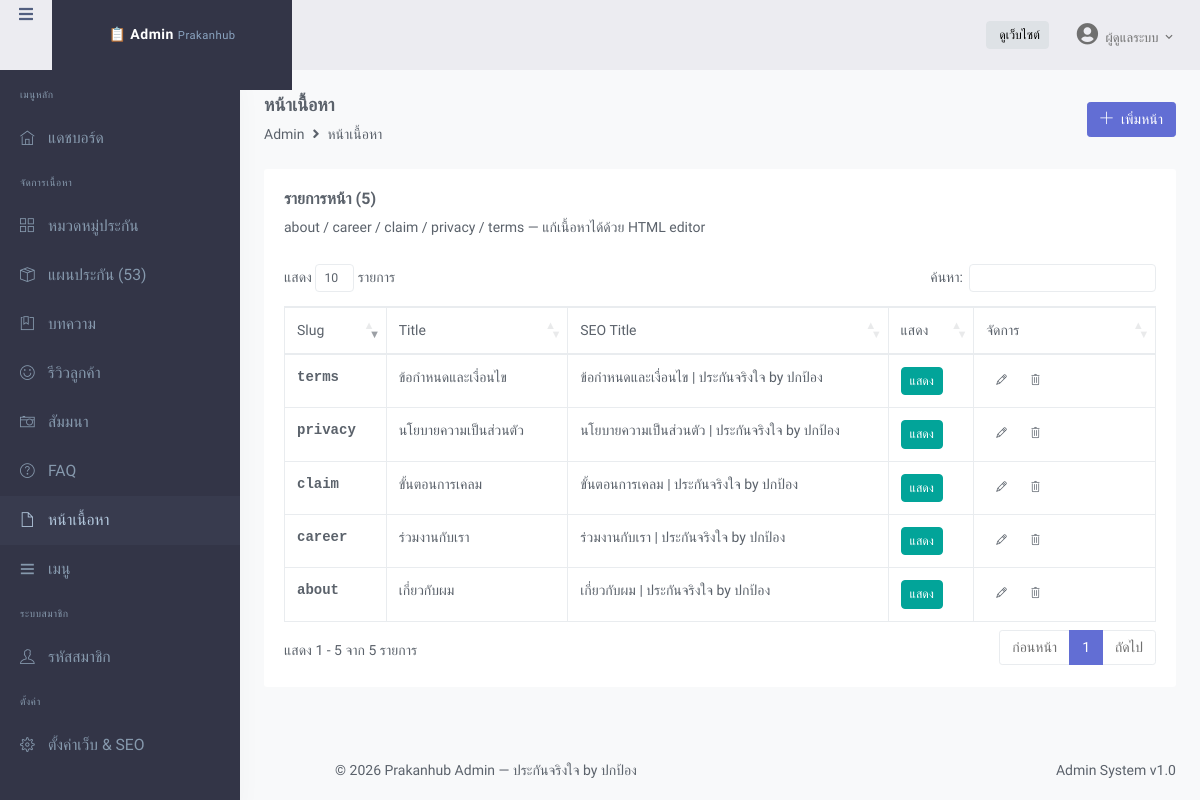
Page /admin/pages.php (signed in) on the committed database.
### tables this page shows
CREATE TABLE IF NOT EXISTS pages (
    id INT UNSIGNED AUTO_INCREMENT PRIMARY KEY,
    slug VARCHAR(100) NOT NULL UNIQUE,
    title VARCHAR(255) NOT NULL,
    content LONGTEXT NULL,
    seo_title VARCHAR(255) NULL,
    seo_desc VARCHAR(500) NULL,
    is_active TINYINT(1) NOT NULL DEFAULT 1,
    updated_at TIMESTAMP DEFAULT CURRENT_TIMESTAMP ON UPDATE CURRENT_TIMESTAMP
);

### admin/includes/auth.php (called while the page is built, shortened)
<?php
function admin_e(?string $s): string {
    return htmlspecialchars((string)$s, ENT_QUOTES, 'UTF-8');
}

### admin/pages.php (the view, shortened to what this page needs)
<?php
require_once __DIR__ . '/includes/auth.php';
$db = admin_db();
$edit = null;
$rows = $db->query('SELECT * FROM pages ORDER BY slug')->fetchAll();
include __DIR__ . '/includes/header.php';
?>
<div class="page-title-box">
    <div class="row align-items-center">
        <div class="col-md-8">
            <h6 class="page-title">หน้าเนื้อหา</h6>
            <ol class="breadcrumb m-0"><li class="breadcrumb-item"><a href="index.php">Admin</a></li><li class="breadcrumb-item active">หน้าเนื้อหา</li></ol>
        </div>
        <div class="col-md-4"><div class="float-end"><a href="pages.php?new=1" class="btn btn-primary waves-effect"><i class="ti ti-plus me-1"></i> เพิ่มหน้า</a></div></div>
    </div>
</div>
<?php if ($edit || isset($_GET['new'])): ?>
<?php $e = $edit ?: ['id' => 0, 'slug' => '', 'title' => '', 'content' => '', 'seo_title' => '', 'seo_desc' => '', 'is_active' => 1]; ?>
<div class="row">
    <div class="col-12">
        <div class="card">
            <div class="card-body">
                <h4 class="card-title"><?= $edit ? 'แก้ไขหน้า: ' . admin_e($edit['title']) : 'เพิ่มหน้าใหม่' ?></h4>
                <form method="post">
                    <input type="hidden" name="action" value="save">
                    <input type="hidden" name="id" value="<?= (int)$e['id'] ?>">
                    <div class="row">
                        <div class="col-md-6 mb-3"><label class="form-label">Slug <span class="required-flag">*</span></label><input type="text" class="form-control" name="slug" value="<?= admin_e($e['slug']) ?>" required placeholder="about, career, claim..."></div>
                        <div class="col-md-6 mb-3"><label class="form-label">Title <span class="required-flag">*</span></label><input type="text" class="form-control" name="title" value="<?= admin_e($e['title']) ?>" required></div>
                        <div class="col-12 mb-3">
                            <label class="form-label">เนื้อหา (HTML)</label>
                            <textarea class="form-control tinymce" name="content" rows="12"><?= admin_e($e['content']) ?></textarea>
                        </div>
                        <div class="col-md-6 mb-3"><label class="form-label">SEO Title</label><input type="text" class="form-control" name="seo_title" value="<?= admin_e($e['seo_title']) ?>"></div>
                        <div class="col-md-6 mb-3"><label class="form-label">SEO Description</label><input type="text" class="form-control" name="seo_desc" value="<?= admin_e($e['seo_desc']) ?>"></div>
                        <div class="col-12 mb-3"><div class="form-check form-switch"><input type="checkbox" class="form-check-input" name="is_active" id="p_active" value="1" <?= $e['is_active'] ? 'checked' : '' ?>><label class="form-check-label" for="p_active">แสดงผล</label></div></div>
                    </div>
                    <div class="mt-2">
                        <button type="submit" class="btn btn-primary waves-effect"><i class="ti ti-check me-1"></i> บันทึก</button>
                        <a href="pages.php" class="btn btn-secondary waves-effect">ยกเลิก</a>
                    </div>
                </form>
            </div>
        </div>
    </div>
</div>
<?php else: ?>
<div class="row">
    <div class="col-12">
        <div class="card">
            <div class="card-body">
                <h4 class="card-title">รายการหน้า (<?= count($rows) ?>)</h4>
                <p class="card-title-desc">about / career / claim / privacy / terms — แก้เนื้อหาได้ด้วย HTML editor</p>
                <div class="table-responsive">
                    <table class="table table-bordered dt-responsive nowrap datatable" style="width:100%">
                        <thead><tr><th>Slug</th><th>Title</th><th>SEO Title</th><th>แสดง</th><th style="width:140px">จัดการ</th></tr></thead>
                        <tbody>
                        <?php foreach ($rows as $r): ?>
                            <tr>
                                <td class="font-monospace fw-semibold"><?= admin_e($r['slug']) ?></td>
                                <td><?= admin_e($r['title']) ?></td>
                                <td class="text-truncate" style="max-width:240px"><?= admin_e($r['seo_title']) ?></td>
                                <td>
                                    <form method="post" class="d-inline">
                                        <button type="submit" class="btn btn-sm <?= $r['is_active'] ? 'btn-success' : 'btn-secondary' ?>"><?= $r['is_active'] ? 'แสดง' : 'ซ่อน' ?></button>
                                    </form>
                                </td>
                                <td>
                                    <a href="pages.php?edit=<?= (int)$r['id'] ?>" class="btn btn-sm btn-soft-primary"><i class="ti ti-pencil"></i></a>
                                    <form method="post" class="d-inline" onsubmit="return confirm('ลบหน้านี้?')">
                                        <button type="submit" class="btn btn-sm btn-soft-danger"><i class="ti ti-trash"></i></button>
                                    </form>
                                </td>
                            </tr>
                        <?php endforeach; ?>
                        </tbody>
                    </table>
                </div>
            </div>
        </div>
    </div>
</div>
<?php endif; ?>
<?php
include __DIR__ . '/includes/footer.php';
?>

### admin/includes/header.php (style rules this page uses)
body { font-family: 'Prompt', 'Sarabun', sans-serif; }
.card-title { font-weight: 700; }

### rows in the picture
pages: slug "about", title "เกี่ยวกับผม", seo_title "เกี่ยวกับผม | ประกันจริงใจ by ปกป้อง", is_active "แสดง"
pages: slug "career", title "ร่วมงานกับเรา", seo_title "ร่วมงานกับเรา | ประกันจริงใจ by ปกป้อง", is_active "แสดง"
pages: slug "claim", title "ขั้นตอนการเคลม", seo_title "ขั้นตอนการเคลม | ประกันจริงใจ by ปกป้อง", is_active "แสดง"
pages: slug "privacy", title "นโยบายความเป็นส่วนตัว", seo_title "นโยบายความเป็นส่วนตัว | ประกันจริงใจ by ปกป้อง", is_active "แสดง"
pages: slug "terms", title "ข้อกำหนดและเงื่อนไข", seo_title "ข้อกำหนดและเงื่อนไข | ประกันจริงใจ by ปกป้อง", is_active "แสดง"

### other values in the picture
admin_e(admin_name()) "ผู้ดูแลระบบ"
count($rows) "5"
